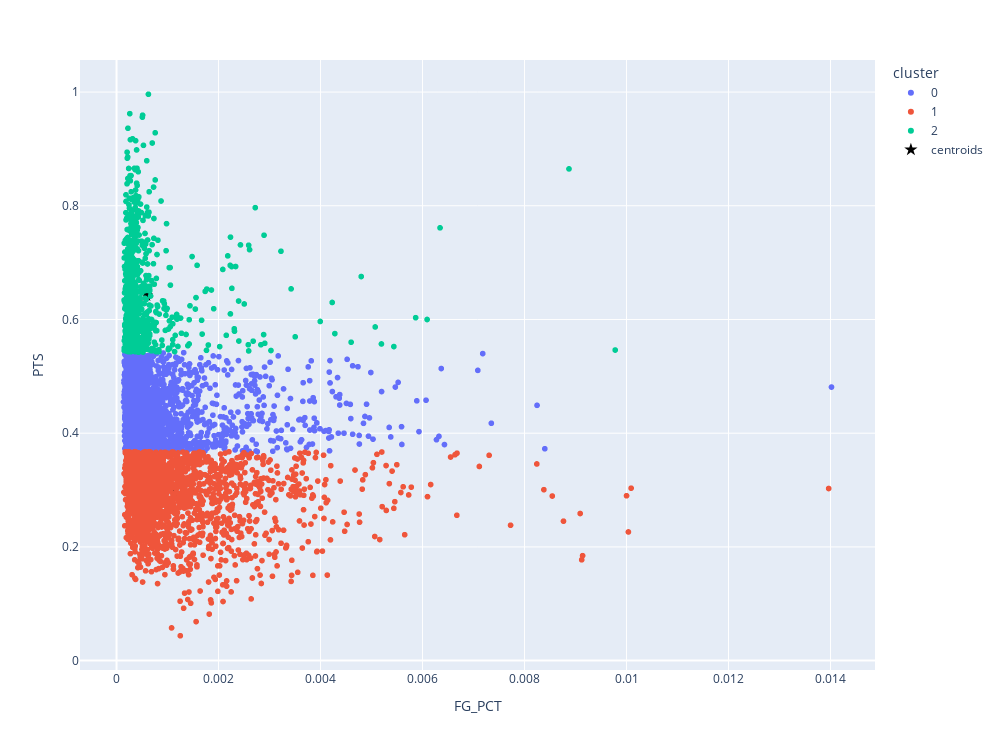

This figure's notebook cell:
### Code cell
kmeans_clustering(X,'FG_PCT', 'PTS',3 )

### Figure 1 — Plotly figure (JSON) as saved in the notebook; plotly's stock layout.template omitted (floating-point values rounded to 4 significant figures; data arrays with more than 128 entries replaced by an {"elided": "..."} marker saying what was removed)
{"data": [{"hovertemplate": "cluster=0<br>FG_PCT=%{x}<br>PTS=%{y}<extra></extra>", "legendgroup": "0", "marker": {"color": "#636efa", "symbol": "circle"}, "mode": "markers", "name": "0", "showlegend": true, "type": "scattergl", "x": {"elided": "2354 float values"}, "xaxis": "x", "y": {"elided": "2354 float values"}, "yaxis": "y"}, {"hovertemplate": "cluster=1<br>FG_PCT=%{x}<br>PTS=%{y}<extra></extra>", "legendgroup": "1", "marker": {"color": "#EF553B", "symbol": "circle"}, "mode": "markers", "name": "1", "showlegend": true, "type": "scattergl", "x": {"elided": "2240 float values"}, "xaxis": "x", "y": {"elided": "2240 float values"}, "yaxis": "y"}, {"hovertemplate": "cluster=2<br>FG_PCT=%{x}<br>PTS=%{y}<extra></extra>", "legendgroup": "2", "marker": {"color": "#00cc96", "symbol": "circle"}, "mode": "markers", "name": "2", "showlegend": true, "type": "scattergl", "x": {"elided": "827 float values"}, "xaxis": "x", "y": {"elided": "827 float values"}, "yaxis": "y"}, {"marker": {"color": "black", "size": 10, "symbol": "star"}, "mode": "markers", "name": "centroids", "type": "scatter", "x": [0.0008321, 0.001129, 0.0005854], "y": [0.4418, 0.2934, 0.6426]}], "layout": {"height": 750, "legend": {"title": {"text": "cluster"}, "tracegroupgap": 0}, "margin": {"t": 60}, "width": 1000, "xaxis": {"anchor": "y", "autorange": true, "domain": [0, 1], "range": [-0.0007166, 0.01487], "title": {"text": "FG_PCT"}, "type": "linear"}, "yaxis": {"anchor": "x", "autorange": true, "domain": [0, 1], "range": [-0.01649, 1.056], "title": {"text": "PTS"}, "type": "linear"}}}
